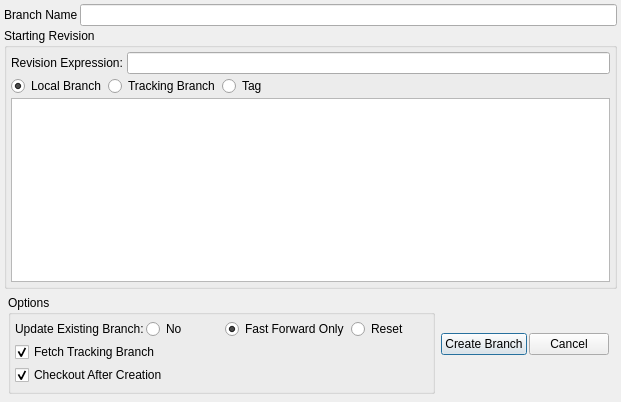
<ui version="4.0" >
 <class>createbranch</class>
 <widget class="QDialog" name="createbranch" >
  <property name="geometry" >
   <rect>
    <x>0</x>
    <y>0</y>
    <width>621</width>
    <height>402</height>
   </rect>
  </property>
  <property name="windowTitle" >
   <string>Create Branch</string>
  </property>
  <layout class="QVBoxLayout" >
   <property name="spacing" >
    <number>2</number>
   </property>
   <property name="leftMargin" >
    <number>4</number>
   </property>
   <property name="topMargin" >
    <number>4</number>
   </property>
   <property name="rightMargin" >
    <number>4</number>
   </property>
   <property name="bottomMargin" >
    <number>4</number>
   </property>
   <item>
    <layout class="QHBoxLayout" >
     <item>
      <widget class="QLabel" name="label" >
       <property name="text" >
        <string>Branch Name</string>
       </property>
      </widget>
     </item>
     <item>
      <widget class="QLineEdit" name="local_branch" />
     </item>
    </layout>
   </item>
   <item>
    <widget class="QGroupBox" name="branch_groupbox" >
     <property name="title" >
      <string>Starting Revision</string>
     </property>
     <layout class="QVBoxLayout" >
      <property name="spacing" >
       <number>2</number>
      </property>
      <property name="leftMargin" >
       <number>4</number>
      </property>
      <property name="topMargin" >
       <number>4</number>
      </property>
      <property name="rightMargin" >
       <number>4</number>
      </property>
      <property name="bottomMargin" >
       <number>4</number>
      </property>
      <item>
       <layout class="QHBoxLayout" >
        <property name="spacing" >
         <number>4</number>
        </property>
        <item>
         <widget class="QLabel" name="label_3" >
          <property name="text" >
           <string>Revision Expression:</string>
          </property>
         </widget>
        </item>
        <item>
         <widget class="QLineEdit" name="revision" />
        </item>
       </layout>
      </item>
      <item>
       <layout class="QHBoxLayout" >
        <item>
         <widget class="QRadioButton" name="local_radio" >
          <property name="text" >
           <string>Local Branch</string>
          </property>
          <property name="checked" >
           <bool>true</bool>
          </property>
         </widget>
        </item>
        <item>
         <widget class="QRadioButton" name="remote_radio" >
          <property name="text" >
           <string>Tracking Branch</string>
          </property>
         </widget>
        </item>
        <item>
         <widget class="QRadioButton" name="tag_radio" >
          <property name="text" >
           <string>Tag</string>
          </property>
         </widget>
        </item>
        <item>
         <spacer>
          <property name="orientation" >
           <enum>Qt::Horizontal</enum>
          </property>
          <property name="sizeHint" >
           <size>
            <width>201</width>
            <height>20</height>
           </size>
          </property>
         </spacer>
        </item>
       </layout>
      </item>
      <item>
       <widget class="QListWidget" name="branch_list" />
      </item>
     </layout>
    </widget>
   </item>
   <item>
    <layout class="QHBoxLayout" >
     <property name="spacing" >
      <number>2</number>
     </property>
     <property name="leftMargin" >
      <number>4</number>
     </property>
     <property name="topMargin" >
      <number>4</number>
     </property>
     <property name="rightMargin" >
      <number>4</number>
     </property>
     <property name="bottomMargin" >
      <number>4</number>
     </property>
     <item>
      <widget class="QGroupBox" name="options_groupbox" >
       <property name="title" >
        <string>Options</string>
       </property>
       <layout class="QVBoxLayout" >
        <property name="spacing" >
         <number>2</number>
        </property>
        <property name="leftMargin" >
         <number>4</number>
        </property>
        <property name="topMargin" >
         <number>4</number>
        </property>
        <property name="rightMargin" >
         <number>4</number>
        </property>
        <property name="bottomMargin" >
         <number>4</number>
        </property>
        <item>
         <layout class="QHBoxLayout" >
          <item>
           <widget class="QLabel" name="label_2" >
            <property name="text" >
             <string>Update Existing Branch:</string>
            </property>
           </widget>
          </item>
          <item>
           <widget class="QRadioButton" name="no_update_radio" >
            <property name="text" >
             <string>No</string>
            </property>
           </widget>
          </item>
          <item>
           <widget class="QRadioButton" name="ffwd_only_radio" >
            <property name="text" >
             <string>Fast Forward Only</string>
            </property>
            <property name="checked" >
             <bool>true</bool>
            </property>
           </widget>
          </item>
          <item>
           <widget class="QRadioButton" name="reset_radio" >
            <property name="text" >
             <string>Reset</string>
            </property>
           </widget>
          </item>
         </layout>
        </item>
        <item>
         <layout class="QHBoxLayout" >
          <item>
           <layout class="QVBoxLayout" >
            <item>
             <widget class="QCheckBox" name="fetch_checkbox" >
              <property name="text" >
               <string>Fetch Tracking Branch</string>
              </property>
              <property name="checked" >
               <bool>true</bool>
              </property>
             </widget>
            </item>
            <item>
             <widget class="QCheckBox" name="checkout_checkbox" >
              <property name="text" >
               <string>Checkout After Creation</string>
              </property>
              <property name="checked" >
               <bool>true</bool>
              </property>
             </widget>
            </item>
           </layout>
          </item>
          <item>
           <spacer>
            <property name="orientation" >
             <enum>Qt::Horizontal</enum>
            </property>
            <property name="sizeHint" >
             <size>
              <width>328</width>
              <height>46</height>
             </size>
            </property>
           </spacer>
          </item>
         </layout>
        </item>
       </layout>
      </widget>
     </item>
     <item>
      <layout class="QHBoxLayout" >
       <property name="spacing" >
        <number>2</number>
       </property>
       <property name="leftMargin" >
        <number>4</number>
       </property>
       <property name="topMargin" >
        <number>4</number>
       </property>
       <property name="rightMargin" >
        <number>4</number>
       </property>
       <property name="bottomMargin" >
        <number>4</number>
       </property>
       <item>
        <widget class="QPushButton" name="create_button" >
         <property name="text" >
          <string>Create Branch</string>
         </property>
         <property name="default" >
          <bool>true</bool>
         </property>
        </widget>
       </item>
       <item>
        <widget class="QPushButton" name="cancel_button" >
         <property name="text" >
          <string>Cancel</string>
         </property>
        </widget>
       </item>
      </layout>
     </item>
    </layout>
   </item>
  </layout>
 </widget>
 <resources/>
 <connections>
  <connection>
   <sender>cancel_button</sender>
   <signal>pressed()</signal>
   <receiver>createbranch</receiver>
   <slot>reject()</slot>
   <hints>
    <hint type="sourcelabel" >
     <x>450</x>
     <y>387</y>
    </hint>
    <hint type="destinationlabel" >
     <x>294</x>
     <y>209</y>
    </hint>
   </hints>
  </connection>
 </connections>
</ui>
